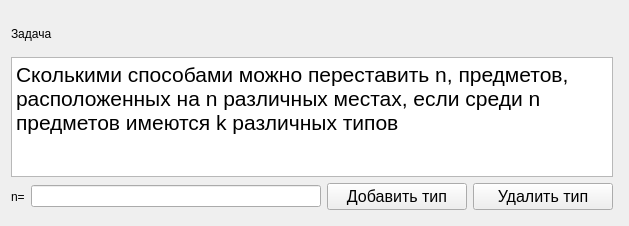
             <widget class="QWidget" name="scrollAreaWidgetContents">
              <property name="geometry">
               <rect>
                <x>0</x>
                <y>0</y>
                <width>629</width>
                <height>226</height>
               </rect>
              </property>
              <layout class="QGridLayout" name="gridLayout_2">
               <item row="0" column="0">
                <layout class="QGridLayout" name="gridLayout">
                 <property name="sizeConstraint">
                  <enum>QLayout::SetNoConstraint</enum>
                 </property>
                 <property name="leftMargin">
                  <number>0</number>
                 </property>
                 <property name="topMargin">
                  <number>5</number>
                 </property>
                 <property name="rightMargin">
                  <number>5</number>
                 </property>
                 <property name="bottomMargin">
                  <number>5</number>
                 </property>
                 <item row="0" column="0">
                  <widget class="QLabel" name="task_label_4">
                   <property name="text">
                    <string>Задача</string>
                   </property>
                  </widget>
                 </item>
                 <item row="1" column="0">
                  <widget class="QTextBrowser" name="task_text_4">
                   <property name="maximumSize">
                    <size>
                     <width>16777215</width>
                     <height>120</height>
                    </size>
                   </property>
                   <property name="html">
                    <string>&lt;!DOCTYPE HTML PUBLIC &quot;-//W3C//DTD HTML 4.0//EN&quot; &quot;http://www.w3.org/TR/REC-html40/strict.dtd&quot;&gt;
&lt;html&gt;&lt;head&gt;&lt;meta name=&quot;qrichtext&quot; content=&quot;1&quot; /&gt;&lt;style type=&quot;text/css&quot;&gt;
p, li { white-space: pre-wrap; }
&lt;/style&gt;&lt;/head&gt;&lt;body style=&quot; font-family:'Ubuntu'; font-size:16pt; font-weight:400; font-style:normal;&quot;&gt;
&lt;p style=&quot; margin-top:0px; margin-bottom:0px; margin-left:0px; margin-right:0px; -qt-block-indent:0; text-indent:0px;&quot;&gt;&lt;span style=&quot; font-family:'Open Sans,sans-serif'; color:#000000; background-color:#ffffff;&quot;&gt;Сколькими способами можно переставить n, предметов, расположенных на n различных местах, если среди n предметов имеются k различных типов&lt;/span&gt;&lt;/p&gt;&lt;/body&gt;&lt;/html&gt;</string>
                   </property>
                  </widget>
                 </item>
                 <item row="2" column="0">
                  <layout class="QHBoxLayout" name="horizontalLayout_10">
                   <item>
                    <widget class="QLabel" name="nLabel_perm_n_k">
                     <property name="text">
                      <string>n=</string>
                     </property>
                    </widget>
                   </item>
                   <item>
                    <widget class="QLineEdit" name="nInput_perm_n_k"/>
                   </item>
                   <item>
                    <widget class="QPushButton" name="add_k_type">
                     <property name="minimumSize">
                      <size>
                       <width>140</width>
                       <height>0</height>
                      </size>
                     </property>
                     <property name="font">
                      <font>
                       <pointsize>12</pointsize>
                      </font>
                     </property>
                     <property name="text">
                      <string>Добавить тип</string>
                     </property>
                    </widget>
                   </item>
                   <item>
                    <widget class="QPushButton" name="remove_k_type">
                     <property name="minimumSize">
                      <size>
                       <width>140</width>
                       <height>0</height>
                      </size>
                     </property>
                     <property name="font">
                      <font>
                       <pointsize>12</pointsize>
                      </font>
                     </property>
                     <property name="text">
                      <string>Удалить тип</string>
                     </property>
                    </widget>
                   </item>
                  </layout>
                 </item>
                 <item row="3" column="0">
                  <layout class="QFormLayout" name="form_with_types"/>
                 </item>
                </layout>
               </item>
              </layout>
             </widget>
